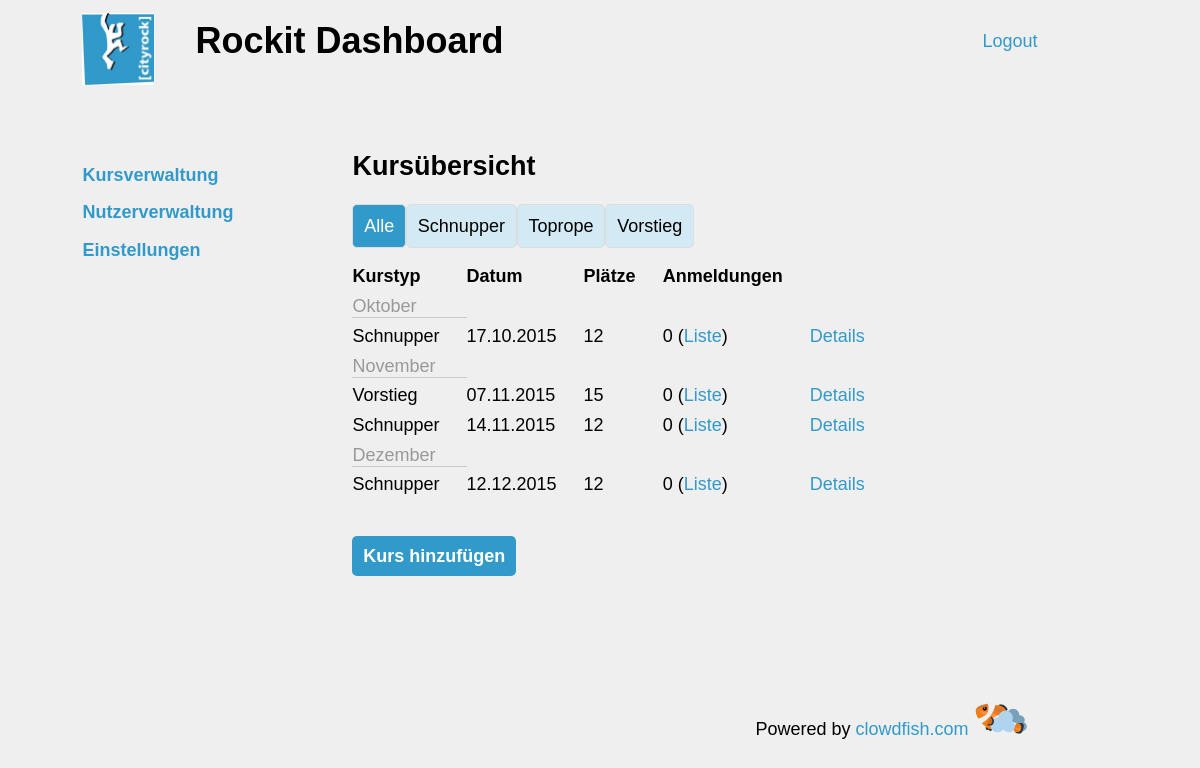
Screenshot of /site/course.php (signed in) with the database file from the repository.
### tables this page shows
CREATE TABLE `course` (
  `id` int(11) NOT NULL AUTO_INCREMENT,
  `price` decimal(6,2) DEFAULT NULL,
  `max_participants` int(3) NOT NULL DEFAULT '10',
  `min_staff` int(3) NOT NULL,
  `interval` tinyint(1) DEFAULT '0',
  `interval_value` varchar(45) DEFAULT NULL COMMENT 'e.g. every 2. (weekened)',
  `interval_designator` int(11) DEFAULT NULL,
  `interval_end` varchar(45) DEFAULT NULL COMMENT 'interval start is set by the reference to the "date" table',
  `interval_during_holidays` tinyint(1) DEFAULT NULL,
  `interval_restart_after_holidays` varchar(45) DEFAULT NULL,
  `course_type_id` int(3) DEFAULT NULL,
  PRIMARY KEY (`id`),
  UNIQUE KEY `id_UNIQUE` (`id`),
  KEY `fk_course_interval1_idx` (`interval_designator`),
  KEY `fk_course_type_idx` (`course_type_id`),
  CONSTRAINT `fk_course_interval1` FOREIGN KEY (`interval_designator`) REFERENCES `interval` (`id`) ON DELETE NO ACTION ON UPDATE NO ACTION,
  CONSTRAINT `fk_course_type` FOREIGN KEY (`course_type_id`) REFERENCES `course_type` (`id`) ON DELETE NO ACTION ON UPDATE NO ACTION
);

### site/_init.php (called while the page is built, shortened)
<?php
require_once('_func.php');
$navigation = renderNavigation();
$hide_navigation = false;
?>

### site/course.php (the view)
<?php
include_once('_init.php');
$course_types = getCourseTypes();
if(isset($_POST['type'])) {
	$dates = array();
	$counter = 1;
	while($counter < 6) {
		if($_POST["date-$counter"]) {
			$date = array(
				"date" => $_POST["date-$counter"],
				"time" => $_POST["time-$counter"],
				"duration" => $_POST["duration-$counter"]
			);
			$dates[] = $date;
		}
		$counter++;
	}
	if(isset($_POST['id'])) {
		$success = updateCourse($_POST['id'], $_POST['type'], $_POST['registrants'], 2, $dates);
		$title = "Kurs editieren";
		if($success)
			$content = "Kurs wurde erfolgreich editiert.";
		else
			$content = "Fehler: Kurs konnte nicht editiert werden.";
	}
	else {
		$success = addCourse($_POST['type'], $_POST['registrants'], 2, $dates);
		$title = "Neuer Kurs";
		if($success)
			$content = "Kurs wurde erfolgreich erstellt.";
		else
			$content = "Fehler: Kurs konnte nicht erstellt werden.";
	}
}
else {
	if(isset($_GET["id"])) {
		if($_GET["id"] == "new") {
			$title = "Neuer Kurs";
			$content = "
				<form method='post' onsubmit='return cityrock.validateForm(this);'>
					<label for='type'>Kurstyp</label>
					<select name='type' id='type'>";
			foreach($course_types as $key=>$title) {
				$content .= "<option value='{$key}'>{$title}</option>";
			}
			$content .= "
					</select>
					<label for='date-1'>Datum (in der Form <span class='italic'>dd.mm.yyyy</span>)</label>
					<input type='text' placeholder='z.B. 02.10.2015' name='date-1' class='date'>
					<label for='time-1'>Startuhrzeit (in der Form <span class='italic'>hh:mm</span>)</label>
					<input type='text' placeholder='z.B. 09:00' name='time-1' class='time'>
					<label for='duraration-1'>Dauer (in Minuten)</label>
					<input type='text' name='duration-1' class='duration'>
					<span class='add-day'>
						<a href='#' id='add-day'>Tag hinzufügen</a>
					</span>
					<label for='registrants'>Maximale Anzahl an Teilnehmern</label>
					<input type='text' name='registrants'>
					<input type='hidden' value='1' name='days'>
					<a href='./' class='button error'>Abbrechen</a>
					<input type='submit' value='Erstellen' class='button'>
				</form>";
		}
		else {
			if(isset($_GET["action"]) && $_GET["action"] == "edit") {
				$course_id = $_GET["id"];
				$course = getCourse($course_id);
				$number_of_days = count($course['dates']);
				$title = "Kurs editieren";
				$content = "
					<form method='post' onsubmit='return cityrock.validateForm(this);'>
						<label for='type'>Kurstyp</label>
						<select name='type' id='type'>";
				foreach($course_types as $key=>$title) {
					if($course['course_type_id'] == $key)
						$content .= "<option selected value='{$key}'>{$title}</option>";
					else
						$content .= "<option value='{$key}'>{$title}</option>";
				}
				$content .= "
						</select>";
				$counter = 1;
				foreach($course['dates'] as $date) {
					$content .= "
						<div class='day-container'>
							<h3 class='inline'>Tag {$counter}</h3><span>(<a href='#' class='remove-day'>entfernen</a>)</span>
							<label for='date-{$counter}'>Datum (in der Form <span class='italic'>dd.mm.yyyy</span>)</label>
							<input type='text' value='{$date['date']->format('d.m.Y')}' name='date-{$counter}' class='date'>
							<label for='{$counter}'>Startuhrzeit (in der Form <span class='italic'>hh:mm</span>)</label>
							<input type='text' value='{$date['date']->format('h:i')}' name='time-{$counter}' class='time'>
							<label for='duraration-{$counter}'>Dauer (in Minuten)</label>
							<input type='text' name='duration-{$counter}' class='duration' value='{$date['duration']}'>
						</div>";
					$counter++;
				}
				$content .= "
						<span class='add-day'>
							<a href='#' id='add-day'>Tag hinzufügen</a>
						</span>
						<label for='registrants'>Maximale Anzahl an Teilnehmern</label>
						<input type='text' name='registrants' value='{$course['max_participants']}'>
						<input type='hidden' value='{$number_of_days}' name='days'>
						<input type='hidden' value='{$course_id}' name='id'>
						<a href='./' class='button error'>Abbrechen</a>
						<input type='submit' value='Speichern' class='button'>
					</form>";
			}
			else {
				$course_id = $_GET["id"];
				$course = getCourse($course_id);
				$registrants = getRegistrants($course_id);
				$title = "Kursdetails";
				$content = "
					<span class='list'>
						<span class='list-item'>
							<span>Kurs ID</span><span>{$course_id}</span>
						</span>
						<span class='list-item'>
							<span>Kurstyp</span><span>{$course_types[$course['course_type_id']]}</span>
						</span>
						<span class='list-item'>
							<span>Maximale Teilnehmerzahl</span><span>{$course['max_participants']}</span>
						</span>
						<span class='list-item'>
							<span>Bereits registrierte Teilnehmer</span>
							<span>" . count($registrants) ." (<a href='./{$course_id}/registrants'>anzeigen</a>)</span>
						</span>";
				$counter = 1;
				foreach($course['dates'] as $date) {
					$content .= "
						<span class='list-item'>
							<span>Datum (Tag $counter)</span>
							<span>{$date['date']->format('d.m.Y')}</span>
						</span>
						<span class='list-item'>
							<span>Uhrzeit (Tag $counter)</span>
							<span>{$date['date']->format('h:i')} - " . getEndTime($date['date'], $date['duration']) . " Uhr</span>
						</span>";
					$counter++;
				}
				$content .= "
					</span>
					<span>
						<form class='inline' action='{$root_directory}/confirmation' method='post'>
							<input type='hidden' name='confirmation' value='true'>
							<input type='hidden' name='action' value='delete'>
							<input type='hidden' name='description' value='Kurs'>
							<input type='hidden' name='table' value='course'>
							<input type='hidden' name='id' value='{$course_id}'>
							<a href='#' class='button error confirm'>löschen</a>
						</form>
					</span>
					<a href='{$root_directory}/course/{$course_id}/edit' class='button'>Editieren</a>
					<a href='{$root_directory}/course' class='button'>Zurück</a>";
			}
		}
	}
	else {
		$title = "Kursübersicht";
		$content = "
			<div class='course-filter' id='filter'>
				<span class='all active'>Alle</span>";
		foreach($course_types as $key=>$type) {
			$content .= "<span>{$type}</span>";
		}
		$content .= "
			</div>
			<div class='list'>
				<span class='list-heading'>
					<span>Kurstyp</span>
					<span>Datum</span>
					<span class='no-mobile'>Plätze</span>
					<span class='no-mobile'>Anmeldungen</span>
					<span></span>
				</span>";
		$courses = getCourses();
		$month = null;
		foreach($courses as $course) {
			if($course['date'] > new DateTime()) {
				$registrants = getRegistrants($course['id']);
				$num_registrants = count($registrants);
				if(getMonth($course['date']) != $month) {
					$month = getMonth($course['date']);
					$content .= "<span class='course-list-month'>{$month}</span>";
				}
				$item_class = strtolower($course_types[$course['course_type_id']]);
				$content .= "
					<span class='list-item $item_class'>
						<span>{$course_types[$course['course_type_id']]}</span>
						<span>{$course['date']->format('d.m.Y')}</span>
						<span class='no-mobile'>{$course['max_participants']}</span>
						<span class='no-mobile'>$num_registrants (<a href='./course/{$course['id']}/registrants'>Liste</a>)</span>
						<span><a href='./course/{$course['id']}'>Details</a></span>
					</span>";
			}
		}
		$content .= "
			</div>
			<a href='./course/new' class='button'>Kurs hinzufügen</a>";
	}
}
$content_class = "course";
include('_main.php');
?>

### site/_func.php (shortened to what this page needs)
<?php
function getCourses($course_type_id = null) {
	$db = createConnection();
	$sql = "SELECT id, course_type_id, max_participants
					FROM course";
	if(isset($course_type_id))
		$sql .= " WHERE course_type_id=$course_type_id;";
	else
		$sql .= ";";
	$result = $db->query($sql);
	$course_array = array();
	if ($result->num_rows > 0) {
		while($row = $result->fetch_assoc()) {
	   	$course_array[] = $row;
		}
	}
	foreach($course_array as $key=>$course) {
		$result = $db->query("SELECT start
													FROM date
													WHERE course_id={$course['id']}
													ORDER BY start;");
		if ($result->num_rows > 0) {
			$row = $result->fetch_assoc();
			$course_array[$key]['date'] = new DateTime($row['start']);
		}
	}
	usort($course_array, "courseSort");
	return $course_array;
}
function getCourseTypes() {
	$db = createConnection();
	$result = $db->query("SELECT id, title FROM course_type;");
	$course_type_array = array();
	if ($result->num_rows > 0) {
		while($row = $result->fetch_assoc()) {
	   	$course_type_array[$row['id']] = $row['title'];
		}
	}
	return $course_type_array;
}
function getRegistrants($course_id) {
	$db = createConnection();
	$result = $db->query("SELECT id, first_name, last_name, street, zip, city, birthday, email, phone
												FROM registrant AS a
												WHERE EXISTS (
													SELECT 1
													FROM course_has_registrant AS b
													WHERE b.course_id={$course_id} AND a.id=b.registrant_id AND b.confirmed=1
													GROUP BY b.registrant_id
													HAVING count(*) > 0);");
	$registrants_array = array();
	return $registrants_array;
}
function createConnection() {
	$servername = "localhost";
	$username = "root";
	$password = "";
	$database = "cityrock";
	$db = new mysqli($servername, $username, $password, $database);
	$db->set_charset("utf8");
	return $db;
}
function courseSort($a, $b) {
	return $a['date'] > $b['date'];
}
function getMonth($date) {
	$months = array("Januar", "Februar", "März", "April", "Mai", "Juni", "Juli", "August", "September", "Oktober", "November", "Dezember");
	return $months[$date->format('n')-1];
}
function renderNavigation($entries = null) {
	$root_directory = "/cityrock";
	$menu_string = "
		<ul>
			<li class='active'><a href='{$root_directory}/course'>Kursverwaltung</a></li>
			<li><a href='{$root_directory}/user'>Nutzerverwaltung</a></li>
			<li><a href='{$root_directory}/settings'>Einstellungen</a></li>
			<li class='mobile'><a href='{$root_directory}/index?logout'>Logout</a></li>";
	$menu_string .= "
		</ul>";
	return $menu_string;
}
?>

### site/_main.php (shortened to what this page needs)
<?php
if(!$_SESSION['authenticated']) {
	if(isset($_POST['username']) && isset($_POST['password'])) {
		if(login($_POST['username'], $_POST['password'])) {
			session_regenerate_id();
			$_SESSION['authenticated'] = true;
			$profile = "<a href='./index.php?logout'>Logout</a>";
		}
		else {
			$profile = null;
			$title = null;
			$navigation = null;
			$content = null;
			include_once('login.php');
		}
	}
	else {
		$profile = null;
		$title = null;
		$navigation = null;
		$content = null;
		include_once('login.php');
	}
}
else
	$profile = "<a href='./index.php?logout'>Logout</a>";
?>
<html xmlns="http://www.w3.org/1999/xhtml">
<head>
	<link href="<?php echo $root_directory; ?>/styles/style.min.css" rel="stylesheet" type="text/css">
</head>
<body>
	<header class="header">
		<div class="container">
			<div class="header-info">
				<a href="http://www.cityrock.de" target="_blank">
					<img src="<?php echo $root_directory; ?>/images/logo.jpg" alt="[cityrock] Logo" class="header-logo">
				</a>
				<h1>Rockit Dashboard</h1>
			</div>
			<?php if(count($profile)): ?>
				<div class="header-profile">
					<?php echo $profile; ?>
				</div>
			<?php endif; ?>
		</div>
	</header>
	<div class="container">
		<?php if(!$hide_navigation && count($navigation)): ?>
		<nav class="navigation" id="navigation">
			<?php echo $navigation; ?>
		</nav>
		<?php endif; ?>
		<div class="<?php echo $content_class; ?>">
			<?php
				echo "<h2>" . $title . "</h2>";
				echo "<p>{$content}</p>";
			?>
		</div>
	</div>
	<footer class="footer">
		<div class="reference">
			Powered by <a href="http://www.clowdfish.com" target="_blank">clowdfish.com</a>
			<img src="<?php echo $root_directory; ?>/images/clowdfish.png" alt="clowdfish Logo" />
		</div>
	</footer>
</body>
</html>

### rows the page displays
course: month "Oktober", course_type "Schnupper", format "17.10.2015", max_participants "12", num_registrants "0"
course: month "November", course_type "Vorstieg", format "07.11.2015", max_participants "15", num_registrants "0"
course: course_type "Schnupper", format "14.11.2015", max_participants "12", num_registrants "0"
course: month "Dezember", course_type "Schnupper", format "12.12.2015", max_participants "12", num_registrants "0"

### other values shown
$title "Kursübersicht"
$type "Schnupper"
$type "Toprope"
$type "Vorstieg"
